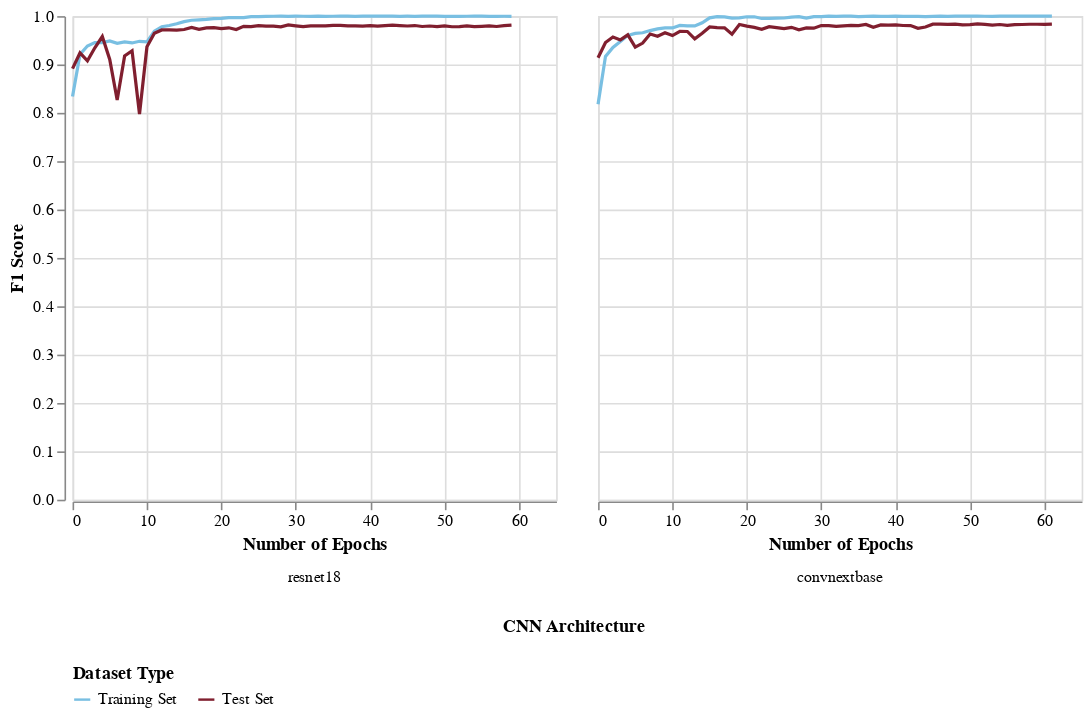

The code cell stored with this chart in its notebook:
### Markdown cell above
##### **4.2.4.a.** Training and Validation Curves for Config 2

### Code cell
family_sort = ['mobilenetv3', 'resnet', 'efficientnet', 'convnext']

line_chart = alt.Chart(history_df).mark_line().encode(
    x = alt.X('epoch_num:Q', title='Number of Epochs'),
    y = alt.Y('f1_score:Q', title='F1 Score'),
    color = alt.Color('dataset_type:N', legend=alt.Legend(orient='bottom', direction='horizontal', labelExpr="datum.label == 'train' ? 'Training Set' : 'Test Set'"), title='Dataset Type', scale=alt.Scale(range=["#79BFE2", "#801F2F"])),
    column = alt.Column('model_arch', title='CNN Architecture', sort=['resnet18', 'convnextbase'], header=alt.Header(titleOrient="bottom", labelOrient="bottom"))
).transform_filter(
    alt.datum.dataset_config == 'config2'
)

line_chart

### Figure 1 — Vega-Lite specification as saved in the notebook (floating-point values rounded to 4 significant figures; data arrays with more than 128 entries replaced by an {"elided": "..."} marker saying what was removed)
{"config": {"view": {"continuousWidth": 300, "continuousHeight": 300}}, "data": {"name": "data-85f2f64bd39bcdb89cc14fab89410c10"}, "mark": {"type": "line"}, "encoding": {"color": {"field": "dataset_type", "legend": {"direction": "horizontal", "labelExpr": "datum.label == 'train' ? 'Training Set' : 'Test Set'", "orient": "bottom"}, "scale": {"range": ["#79BFE2", "#801F2F"]}, "title": "Dataset Type", "type": "nominal"}, "column": {"field": "model_arch", "header": {"labelOrient": "bottom", "titleOrient": "bottom"}, "sort": ["resnet18", "convnextbase"], "title": "CNN Architecture", "type": "nominal"}, "x": {"field": "epoch_num", "title": "Number of Epochs", "type": "quantitative"}, "y": {"field": "f1_score", "title": "F1 Score", "type": "quantitative"}}, "transform": [{"filter": "(datum.dataset_config === 'config2')"}], "$schema": "https://vega.github.io/schema/vega-lite/v5.20.1.json", "datasets": {"data-85f2f64bd39bcdb89cc14fab89410c10": {"elided": "1258 records"}}}
